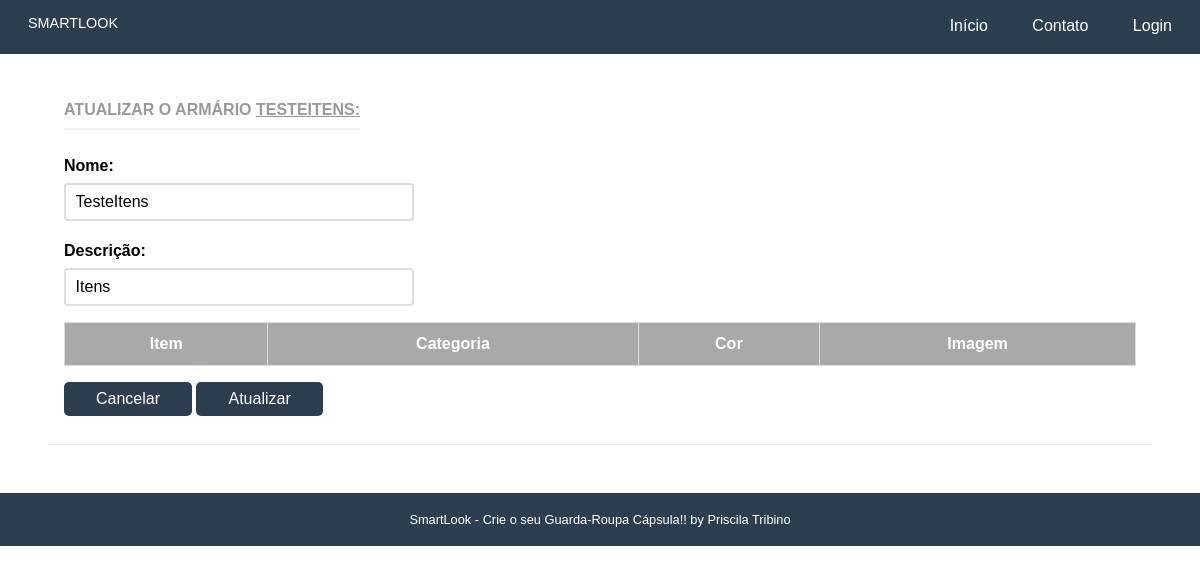
/armario/armarios/31, run on the app's committed database.
### armario/models.py (models this page shows, shortened)
class Armario(models.Model):
    name = models.CharField('Nome', max_length=50, blank=False)
    slug = models.SlugField('Atalho')
    descricao = models.CharField('Descrição', max_length=100, blank=True)
    created_at = models.DateField('Criado em', auto_now_add=True)
    updated_at = models.DateField('Atualizado em', auto_now=True)
    user = models.ForeignKey(settings.AUTH_USER_MODEL, blank=False, on_delete=models.PROTECT, related_name='user')
    objetos = models.Manager()
    class Meta:
        verbose_name = 'Armário'
        verbose_name_plural = 'Armários'
        ordering = ['name']

### armario/views.py (the view)
# urls.py: path('armarios/<pk>', ArmarioUpdateView.as_view(), name="atualiza_armarios"),
class ArmarioUpdateView(UpdateView):
    template_name = "armario/atualiza.html"
    model = Armario
    fields = ['name', 'descricao']
    context_object_name = 'armario'
    success_url = reverse_lazy("armario:lista_armarios")

### armario/templates/armario/atualiza.html (shortened to what this page needs)
{% extends "base.html" %}
{% load static %}
{% block content %}
<div class="pure-g-r content-ribbon">
  <div class="pure-u-1">
    <div class="l-box">
      <div class="card">
        <h4 class="content-subhead">Atualizar o Armário <u>{{ armario.name }}: </u></h4>
            <form class="pure-form pure-form-stacked" method="post">
                <fieldset>
                    {% for field in form %}
                   <div class="pure-control-group">
                        {{ field.label_tag }}
                        {{ field }}
                   </div>
                         {% endfor %}
                    <div style="overflow-x:auto;">
            <table id="customers">
              <tr>
                <th class="th-sm">Item</th>
                <th class="th-sm">Categoria</th>
                <th class="th-sm">Cor</th>
                <th class="th-sm">Imagem</th>
              </tr>
            </table>
                    </div>
                    <div class="text-right">
                        <a href="{% url 'armario:lista_armarios' %}" class="pure-button primary-button">
                            Cancelar
                        </a>
                    <button type="submit" class="pure-button pure-button-primary">Atualizar</button>
                </fieldset>
      </div>
    </div>
  </div>
</div>
{% endblock %}

### core/static/css/pure-min.css (style rules this page uses)
html { font-size:100%;-ms-text-size-adjust:100%;-webkit-text-size-adjust:100% }
html,button,input,select,textarea { font-family:sans-serif }
body { margin:0 }
h4 { font-size:1em;margin:1.33em 0 }
form { margin:0 }
fieldset { border:1px solid silver;margin:0 2px;padding:.35em .625em .75em }
button,input,select,textarea { font-size:100%;margin:0;vertical-align:baseline;*vertical-align:middle }
button,input { line-height:normal }
button,select { text-transform:none }
button,html input[type=button],input[type=reset],input[type=submit] { -webkit-appearance:button;cursor:pointer;*overflow:visible }
table { border-collapse:collapse;border-spacing:0 }
.pure-button { display:inline-block;*display:inline;zoom:1;line-height:normal;white-space:nowrap;vertical-align:baseline;text-align:center;cursor:pointer;-webkit-user-drag:none;-webkit-user-select:none;-moz-user-select:none;-ms-user-select:none;user-select:none }
.pure-button { font-size:100%;*font-size:90%;*overflow:visible;padding:.5em 1.5em;color:#444;color:rgba(0,0,0,.8);*color:#444;border:1px solid #999;border:0 rgba(0,0,0,0);background-color:#E6E6E6;text-decoration:none;border-radius:2px;-webkit-transition:.1s linear -webkit-box-shadow;-moz-transition:.1s linear -moz-box-shadow;-ms-transition:.1s linear box-shadow;-o-transition:.1s linear box-shadow;transition:.1s linear box-shadow }
.pure-button-primary,.pure-button-selected,a.pure-button-primary,a.pure-button-selected { background-color:#0078e7;color:#fff }
.pure-form input[type=text],.pure-form input[type=password],.pure-form input[type=email],.pure-form input[type=url],.pure-form input[type=date],.pure-form input[type=month],.pure-form input[type=time],.pure-form input[type=datetime],.pure-form input[type=datetime-local],.pure-form input[type=week],.pure-form input[type=number],.pure-form input[type=search],.pure-form input[type=tel],.pure-form input[type=color],.pure-form select,.pure-form textarea { padding:.5em .6em;display:inline-block;border:1px solid #ccc;font-size:.8em;box-shadow:inset 0 1px 3px #ddd;border-radius:4px;-webkit-transition:.3s linear border;-moz-transition:.3s linear border;-ms-transition:.3s linear border;-o-transition:.3s linear border;transition:.3s linear border;-webkit-box-sizing:border-box;-moz-box-sizing:border-box;box-sizing:border-box }
.pure-form label { margin:.5em 0 .2em;font-size:90% }
.pure-form fieldset { margin:0;padding:.35em 0 .75em;border:0 }
.pure-form-stacked input[type=text],.pure-form-stacked input[type=password],.pure-form-stacked input[type=email],.pure-form-stacked input[type=url],.pure-form-stacked input[type=date],.pure-form-stacked input[type=month],.pure-form-stacked input[type=time],.pure-form-stacked input[type=datetime],.pure-form-stacked input[type=datetime-local],.pure-form-stacked input[type=week],.pure-form-stacked input[type=number],.pure-form-stacked input[type=search],.pure-form-stacked input[type=tel],.pure-form-stacked input[type=color],.pure-form-stacked select,.pure-form-stacked label,.pure-form-stacked textarea { display:block;margin:.25em 0 }
.pure-u-1,.pure-u-1-2,.pure-u-1-3,.pure-u-2-3,.pure-u-1-4,.pure-u-3-4,.pure-u-1-5,.pure-u-2-5,.pure-u-3-5,.pure-u-4-5,.pure-u-1-6,.pure-u-5-6,.pure-u-1-8,.pure-u-3-8,.pure-u-5-8,.pure-u-7-8,.pure-u-1-12,.pure-u-5-12,.pure-u-7-12,.pure-u-11-12,.pure-u-1-24,.pure-u-5-24,.pure-u-7-24,.pure-u-11-24,.pure-u-13-24,.pure-u-17-24,.pure-u-19-24,.pure-u-23-24 { display:inline-block;*display:inline;zoom:1;letter-spacing:normal;word-spacing:normal;vertical-align:top;text-rendering:auto }
.pure-u-1 { width:100% }
.pure-g-r { letter-spacing:-.31em;*letter-spacing:normal;*word-spacing:-.43em;font-family:FreeSans,Arimo,"Droid Sans",Helvetica,Arial,sans-serif;display:-webkit-flex;-webkit-flex-flow:row wrap;display:-ms-flexbox;-ms-flex-flow:row wrap }
.pure-g-r [class *="pure-u"] { font-family:sans-serif }

### data on the page
Armario: name "TESTEITENS", form "TesteItens" "Itens"

### other printed values
{{ field.label_tag }} "Nome:" "Descrição:"
